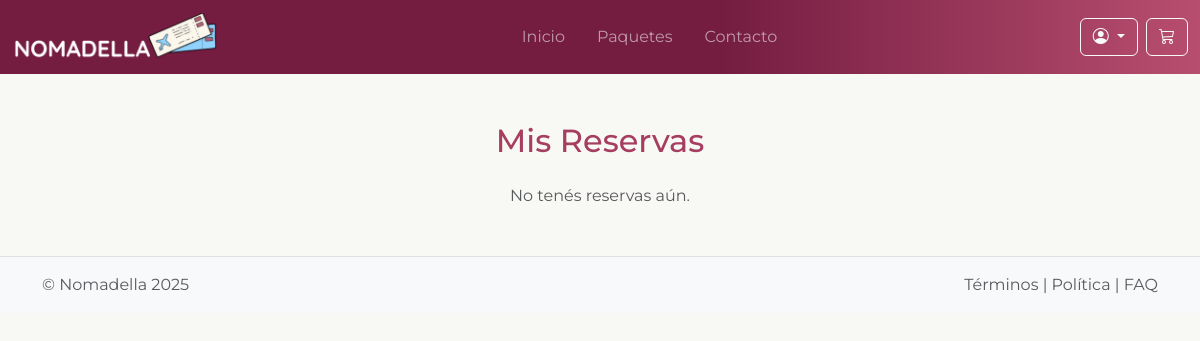
The app's page /public/perfil/reservas.php (signed in), older data.
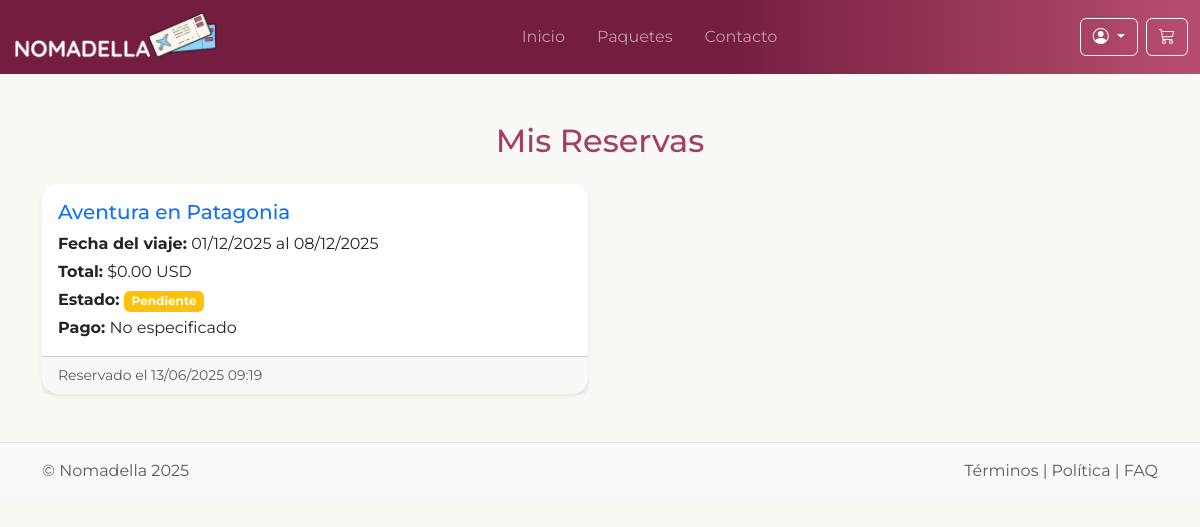
The same page, newer data.
### tables this page shows
CREATE TABLE `ordenes` (
  `id_orden` int(11) NOT NULL,
  `id_usuario` int(11) DEFAULT NULL,
  `fecha_orden` timestamp NOT NULL DEFAULT current_timestamp() ON UPDATE current_timestamp(),
  `total` decimal(12,2) DEFAULT NULL,
  `estado` varchar(20) DEFAULT NULL,
  `medio_pago` varchar(100) DEFAULT NULL,
  `datos_facturacion` varchar(200) DEFAULT NULL
);

CREATE TABLE `paquetes_turisticos` (
  `id_paquete` int(11) NOT NULL,
  `nombre` varchar(200) DEFAULT NULL,
  `descripcion` text DEFAULT NULL,
  `id_destino` int(11) DEFAULT NULL,
  `precio_base` decimal(12,2) DEFAULT NULL,
  `fecha_inicio` date DEFAULT NULL,
  `fecha_fin` date DEFAULT NULL,
  `cupo_disponible` int(11) DEFAULT NULL,
  `destino` varchar(150) DEFAULT NULL,
  `tipo_paquete` varchar(100) DEFAULT NULL,
  `activo` tinyint(1) DEFAULT NULL
);

### public/perfil/reservas.php (the view, shortened to what this page needs)
<?php
include '../conexion.php';
include '../header.php';
$id_usuario = $_SESSION['usuario_id'];
$sql = "
    SELECT
        o.id_orden,
        o.fecha_orden,
        o.total,
        o.estado,
        o.medio_pago,
        p.nombre AS paquete,
        p.fecha_inicio,
        p.fecha_fin
    FROM ordenes o
    JOIN orden_items oi ON o.id_orden = oi.id_orden
    JOIN paquetes_turisticos p ON oi.id_producto = p.id_paquete
    WHERE o.id_usuario = ?
      AND oi.tipo_producto = 'paquete_turistico'
    ORDER BY o.fecha_orden DESC
";
$stmt = $conexion->prepare($sql);
$stmt->bind_param("i", $id_usuario);
$stmt->execute();
$reservas = $stmt->get_result();
?>
<div class="container my-5">
    <h2 class="text-center mb-4" style="color: #a63e62;">Mis Reservas</h2>
    <?php if ($reservas->num_rows > 0): ?>
        <div class="row g-4">
            <?php while ($r = $reservas->fetch_assoc()): ?>
                <div class="col-md-6">
                    <div class="card shadow-sm border-0 rounded-4 h-100">
                        <div class="card-body">
                            <h5 class="card-title text-primary"><?= htmlspecialchars($r['paquete']) ?></h5>
                            <p class="mb-1"><strong>Fecha del viaje:</strong> <?= date('d/m/Y', strtotime($r['fecha_inicio'])) ?> al <?= date('d/m/Y', strtotime($r['fecha_fin'])) ?></p>
                            <p class="mb-1"><strong>Total:</strong> $<?= number_format($r['total'], 2) ?> USD</p>
                            <p class="mb-1"><strong>Estado:</strong>
                                <span class="badge bg-<?= $r['estado'] === 'Confirmada' ? 'success' : ($r['estado'] === 'Pendiente' ? 'warning' : 'danger') ?>">
                                    <?= ucfirst($r['estado']) ?>
                                </span>
                            </p>
                            <p class="mb-0"><strong>Pago:</strong> <?= $r['medio_pago'] ?? 'No especificado' ?></p>
                        </div>
                        <div class="card-footer text-muted small">
                            Reservado el <?= date('d/m/Y H:i', strtotime($r['fecha_orden'])) ?>
                        </div>
                    </div>
                </div>
            <?php endwhile; ?>
        </div>
    <?php else: ?>
        <p class="text-muted text-center">No tenés reservas aún.</p>
    <?php endif; ?>
</div>
<?php include '../footer.php'; ?>

Row changes from the older to the newer data that the page shows:
added ordenes: paquetes_turisticos.nombre "Aventura en Patagonia", paquetes_turisticos.fecha_inicio "01/12/2025", paquetes_turisticos.fecha_fin "08/12/2025", total "0.00", estado "Pendiente", medio_pago "No especificado", fecha_orden "13/06/2025 09:19"
Text that changed along with them:
text no longer shown: "No tenés reservas aún."
